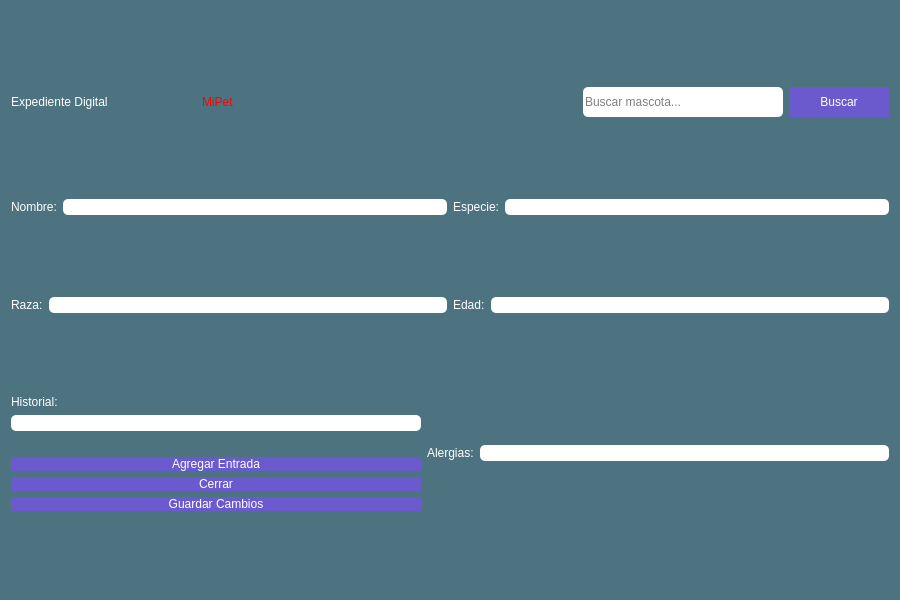
<?xml version="1.0" encoding="UTF-8"?>
<ui version="4.0">
 <class>ExpedienteDialog</class>
 <widget class="QDialog" name="ExpedienteDialog">
  <property name="geometry">
   <rect>
    <x>0</x>
    <y>0</y>
    <width>900</width>
    <height>600</height>
   </rect>
  </property>
  <property name="windowTitle">
   <string>Expediente de la Mascota</string>
  </property>
  <property name="styleSheet">
   <string notr="true">
    QWidget {
      background-color: rgb(77, 115, 129);
    }
    QLabel {
      font: 14pt &quot;MS Shell Dlg 2&quot;;
      color: white;
    }
    QLineEdit {
      font: 14pt &quot;MS Shell Dlg 2&quot;;
      background-color: white;
      color: black;
      border-radius: 5px;
    }
    QPushButton {
      font: 14pt &quot;MS Shell Dlg 2&quot;;
      background-color: rgb(106, 90, 205);
      border-radius: 20px;
      color: white;
    }
   </string>
  </property>
  <layout class="QVBoxLayout" name="verticalLayout">
   <item>
    <layout class="QHBoxLayout" name="horizontalLayoutTitulo">
     <item>
      <widget class="QLabel" name="labelTitulo">
       <property name="styleSheet">
        <string notr="true">font: 20pt &quot;MS Shell Dlg 2&quot;; color: white;</string>
       </property>
       <property name="text">
        <string>Expediente Digital</string>
       </property>
      </widget>
     </item>
     <item>
      <widget class="QLabel" name="labelMiPet">
       <property name="styleSheet">
        <string notr="true">font: 24pt &quot;MS Shell Dlg 2&quot;; color: red;</string>
       </property>
       <property name="text">
        <string>MiPet</string>
       </property>
      </widget>
     </item>
     <item>
      <widget class="QLabel" name="labelFoto">
       <property name="styleSheet">
        <string notr="true">image: url(:/login/Imagen2.jpg);</string>
       </property>
      </widget>
     </item>
     <item>
      <widget class="QLineEdit" name="lineEditBuscarNombre">
       <property name="maximumSize">
        <size>
         <width>200</width>
         <height>30</height>
        </size>
       </property>
       <property name="placeholderText">
        <string>Buscar mascota...</string>
       </property>
      </widget>
     </item>
     <item>
      <widget class="QPushButton" name="buttonBuscar">
       <property name="maximumSize">
        <size>
         <width>100</width>
         <height>30</height>
        </size>
       </property>
       <property name="text">
        <string>Buscar</string>
       </property>
      </widget>
     </item>
    </layout>
   </item>
   <item>
    <layout class="QHBoxLayout" name="horizontalLayoutNombre">
     <item>
      <widget class="QLabel" name="labelNombreText">
       <property name="text">
        <string>Nombre:</string>
       </property>
      </widget>
     </item>
     <item>
      <widget class="QLineEdit" name="lineEditNombre"/>
     </item>
     <item>
      <widget class="QLabel" name="labelEspecieText">
       <property name="text">
        <string>Especie:</string>
       </property>
      </widget>
     </item>
     <item>
      <widget class="QLineEdit" name="lineEditEspecie"/>
     </item>
    </layout>
   </item>
   <item>
    <layout class="QHBoxLayout" name="horizontalLayoutEdad">
     <item>
      <widget class="QLabel" name="labelEdadText">
       <property name="text">
        <string>Raza:</string>
       </property>
      </widget>
     </item>
     <item>
      <widget class="QLineEdit" name="lineEditEdad"/>
     </item>
     <item>
      <widget class="QLabel" name="labelAlergiasText">
       <property name="text">
        <string>Edad:</string>
       </property>
      </widget>
     </item>
     <item>
      <widget class="QLineEdit" name="lineEditAlergias"/>
     </item>
    </layout>
   </item>
   <item>
    <layout class="QHBoxLayout" name="_2">
     <item>
      <layout class="QVBoxLayout" name="verticalLayoutHistorial">
       <item>
        <widget class="QLabel" name="labelHistorial">
         <property name="text">
          <string>Historial:</string>
         </property>
        </widget>
       </item>
       <item>
        <widget class="QLineEdit" name="lineEditPadecimientos"/>
       </item>
       <item>
        <widget class="QLabel" name="labelHistorialContent"/>
       </item>
       <item>
        <widget class="QPushButton" name="buttonAgregarEntrada">
         <property name="text">
          <string>Agregar Entrada</string>
         </property>
        </widget>
       </item>
       <item>
        <widget class="QPushButton" name="buttonCerrar">
         <property name="text">
          <string>Cerrar</string>
         </property>
        </widget>
       </item>
       <item>
        <widget class="QPushButton" name="buttonGuardarCambios">
         <property name="text">
          <string>Guardar Cambios</string>
         </property>
        </widget>
       </item>
      </layout>
     </item>
     <item>
      <widget class="QLabel" name="labelPadecimientosText">
       <property name="text">
        <string>Alergias:</string>
       </property>
      </widget>
     </item>
     <item>
      <widget class="QLineEdit" name="lineEditNuevaEntrada"/>
     </item>
    </layout>
   </item>
  </layout>
 </widget>
 <resources/>
 <connections/>
</ui>
